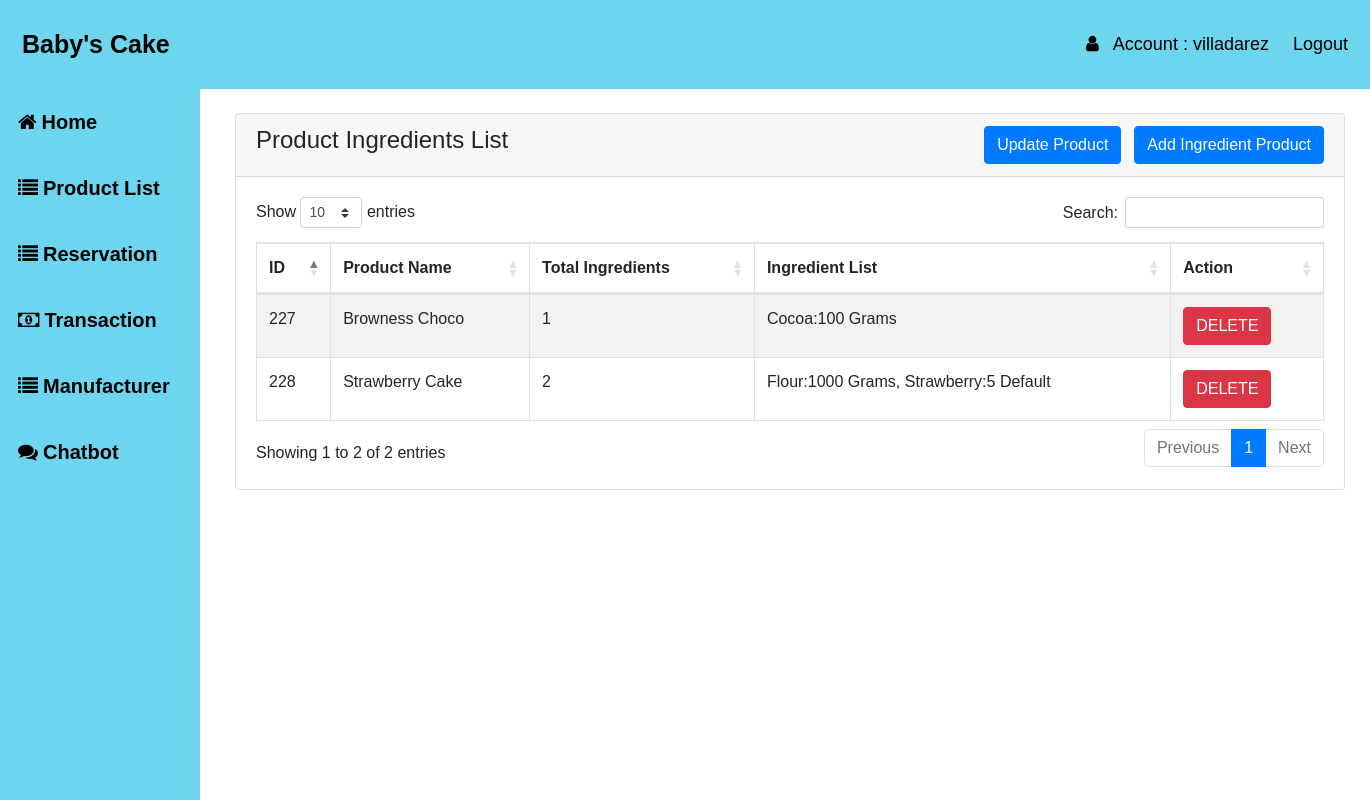
/manufacturer/productup.php (signed in), run on the app's committed database.
### tables this page shows
CREATE TABLE `users` (
  `id` int(10) NOT NULL,
  `username` varchar(50) NOT NULL,
  `password` varchar(50) NOT NULL,
  `email` varchar(50) NOT NULL,
  `firstname` varchar(50) NOT NULL,
  `lastname` varchar(50) NOT NULL,
  `permission` int(11) NOT NULL
);

CREATE TABLE `prod_ingre` (
  `id` int(11) NOT NULL,
  `product_id` int(11) NOT NULL,
  `ingredient_id` int(11) NOT NULL,
  `quantity` varchar(100) NOT NULL
);

CREATE TABLE `product` (
  `id` int(10) NOT NULL,
  `product_name` varchar(50) NOT NULL,
  `price` float(10,2) NOT NULL,
  `image` longblob NOT NULL,
  `product_catn` varchar(50) NOT NULL,
  `Quantity` int(50) NOT NULL,
  `status` varchar(50) NOT NULL,
  `description` varchar(250) NOT NULL
);

### manufacturer/productup.php (the view, shortened to what this page needs)
<?php
include("../auth_session.php");
?>
<!DOCTYPE html>
<html>
<head>
    <link href="https://cdn.jsdelivr.net/npm/bootstrap@5.3.0-alpha1/dist/css/bootstrap.min.css" rel="stylesheet" >
    <link rel="stylesheet" href="https://stackpath.bootstrapcdn.com/bootstrap/4.2.1/css/bootstrap.min.css">
    <link rel="stylesheet" href="https://cdn.datatables.net/1.10.18/css/dataTables.bootstrap4.min.css">
    <link rel="stylesheet" type="text/css" href="../css/css2.css">
<link rel="stylesheet" href="https://cdnjs.cloudflare.com/ajax/libs/font-awesome/4.7.0/css/font-awesome.min.css">
   <link href="https://cdn.datatables.net/1.13.2/css/dataTables.bootstrap4.min.css" rel="stylesheet">
<link rel="stylesheet" href="https://cdnjs.cloudflare.com/ajax/libs/font-awesome/4.7.0/css/font-awesome.min.css">
</head>
<body>
<div class="header" id="header">
  <a href="#default" class="logo">Baby's Cake</a>
  <div class="header-right">
  <a href="#"><i class="fa fa-user" aria-hidden="true"></i> &nbsp; Account : <?php
$query = "SELECT lastname  FROM users WHERE username='{$_SESSION['username']}'";
$result = mysqli_query($conn, $query);
if (mysqli_num_rows($result) > 0) {
    $row = mysqli_fetch_assoc($result);
    $reservations = $row['lastname'];
    if ($reservations > 0) {
        echo $reservations;
    }
}
?></a>
    <a href="logout.php">Logout</a>
  </div>
</div>
<?php include 'header.php'; ?>
<div class="container mt-4" style="width:100%;margin-left:220px;">
        <div class="row">
            <div class="col-md-12">
                <div class="card">
                    <div class="card-header">
                        <h4>Product Ingredients List
                            <a href="../function/addproduct.php" class="btn btn-primary float-end">Add Ingredient Product</a>
                            <a href="../function/upprod.php" class="btn btn-primary float-end" style="margin-right: 13px;">Update Product</a>&nbsp;
                        </h4>
                    </div>
                    <div class="card-body">
                        <table class="table table-bordered table-striped" id="datatableid">
                            <thead>
                                <tr>
                                    <th>ID</th>
                                    <th>Product Name</th>
                                    <th>Total Ingredients</th>
                                    <th>Ingredient List</th>
                                    <th>Action</th>
                                </tr>
                            </thead>
                            <tbody>
                                <?php
                                    $query = "SELECT prod_ingre.quantity, product.product_name, prod_ingre.id, product.id, COUNT(*) AS count, GROUP_CONCAT(CONCAT(ingredients.ingredient_name, ':', prod_ingre.quantity, ' ', ingredients.measurement) SEPARATOR ', ') AS Ingredientlist
                                    FROM prod_ingre
                                    INNER JOIN product ON prod_ingre.product_id = product.id
                                    INNER JOIN ingredients ON prod_ingre.ingredient_id = ingredients.id
                                    GROUP BY product.id;
                                    ";
                                    $query_run = mysqli_query($conn, $query);
                                    if(mysqli_num_rows($query_run) > 0)
                                    {
                                        foreach($query_run as $product)
                                        {
                                            ?>
                                            <tr>
                                                <td><?= $product['id']; ?></td>
                                                <td><?= $product['product_name']; ?></td>
                                                <td><?= $product['count']; ?></td>
                                                <td><?= $product['Ingredientlist']; ?></td>
                                                                               <td>
                                                    <button type="button" class="btn btn-danger deletebtn"> DELETE </button>
                                                </td>
                                            </tr>
                                            <?php
                                        }
                                    }
                                    else
                                    {
                                        echo "<h5> No Record Found </h5>";
                                    }
                                ?>
                            </tbody>
                        </table>
                    </div>
                </div>
            </div>
        </div>
    </div>
</body>
</html>

### css/css2.css (style rules this page uses)
* { box-sizing: border-box; }
body { margin: 0; font-family: Arial, Helvetica, sans-serif; overflow-x: hidden; }
.header { overflow: hidden; background-color:#6dd5ed; padding: 20px 10px; position: sticky; top: 0; z-index: 10; width: 100%; max-width: 100% }
.header a { float: left; color:black; text-align: center; padding: 12px; text-decoration: none; font-size: 18px; line-height: 25px; border-radius: 4px; }
.header a.logo { font-size: 25px; font-weight: bold; }
.header-right { float: right; }

### data on the page
users: lastname "villadarez"
prod_ingre: product "227", product.product_name "Browness Choco", count "1", Ingredientlist "Cocoa:100 Grams"
prod_ingre: product "228", product.product_name "Strawberry Cake", count "2", Ingredientlist "Flour:1000 Grams, Strawberry:5 Default"
